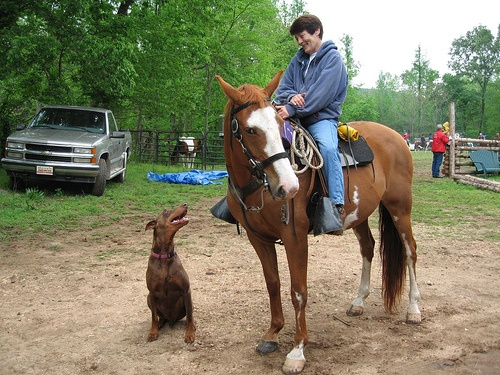
#> input picture 01.基础知识/08.图片处理/data/02.jpg, 500 x 375 px
$ jupyter execute '01.图片的基本操作_05.ipynb'   (older library calls are emulated)
#> lines starting #> are read from the running program, lines starting #| are printed output that depends on the picture
图片的显示与读写操作
===

# 1.最大池化
网格内的值不取平均值，而是取网格内的最大值进行池化操作

[cell 1]
import cv2
import matplotlib.pyplot as plt
import numpy as np

img = cv2.imread("data/02.jpg")
#> img is the input picture: shape (375, 500, 3); mean B, G, R 101, 127.1, 128.4
out = img.copy()

H,W,C = img.shape
#> H = 375; W = 500; C = 3
G = 8
Nh = int(H/G)
#> Nh = 46
Nw = int(W/G)
#> Nw = 62
for y in range(Nh):
    for x in range(Nw):
        for c in range(C):
            out[G*y:G*(y+1), G*x:G*(x+1), c] = np.max(out[G*y:G*(y+1), G*x:G*(x+1), c]).astype(np.int)
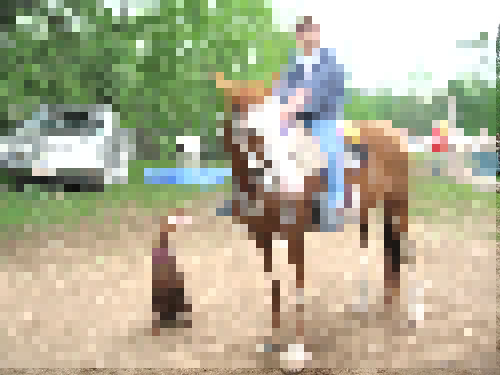
#> out: shape (375, 500, 3); mean B, G, R 150.4, 176, 177.7

plt.figure(figsize=(10,5), facecolor='w')
plt.subplot(1, 2, 1)
show_img1 = cv2.cvtColor(img, cv2.COLOR_BGR2RGB)
plt.imshow(show_img1)

plt.subplot(1, 2, 2)
show_img2 = cv2.cvtColor(out, cv2.COLOR_BGR2RGB)
plt.imshow(show_img2)
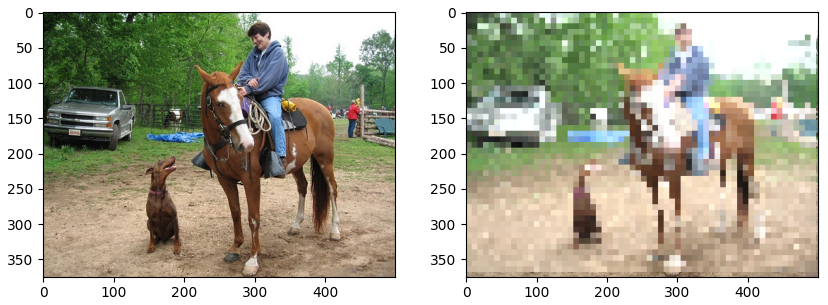
#> figure drawn by matplotlib, 2 panels

# 2.伽玛矫正

伽马校正用来对照相机等电子设备传感器的非线性光电转换特性进行校正。如果图像原样显示在显示器等上，画面就会显得很暗。伽马校正通过预先增大RGB的值来排除显示器的影响，达到对图像修正的目的。由于$x'=cI_{in}^g$引起非线性变换，在该式中，$x$被归一化，限定在$[0,1]$范围内。$c$是常数，$g$为伽马变量（通常取2.2），因此，使用下面的式子进行伽马校正
$$I_{out} ={\frac{1}{c}I_{in}}^{\frac{1}{g}}$$

| 显示屏上的图像显示 | $\gamma$修正值|
| --------------- | ------------ |
|  |  |

[cell 2]
import cv2
import matplotlib.pyplot as plt
import numpy as np

img = cv2.imread("data/02.jpg")

out = img.astype(np.float).copy()
out /= 255.
out = (1/1 * out) ** (1/2.2)
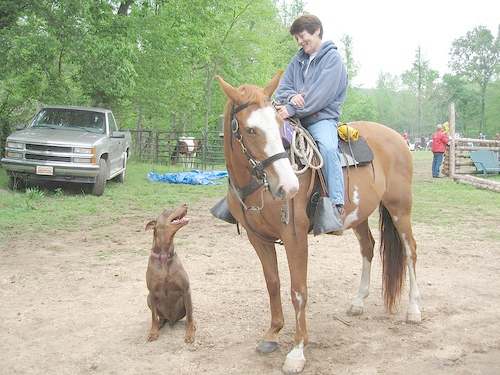
#> out: shape (375, 500, 3) float64; mean B, G, R 0.618, 0.705, 0.701
out *= 255
out = out.astype(np.uint8)

plt.figure(figsize=(10,5), facecolor='w')
plt.subplot(1, 2, 1)
show_img1 = cv2.cvtColor(img, cv2.COLOR_BGR2RGB)
plt.imshow(show_img1)

plt.subplot(1, 2, 2)
show_img2 = cv2.cvtColor(out, cv2.COLOR_BGR2RGB)
plt.imshow(show_img2)
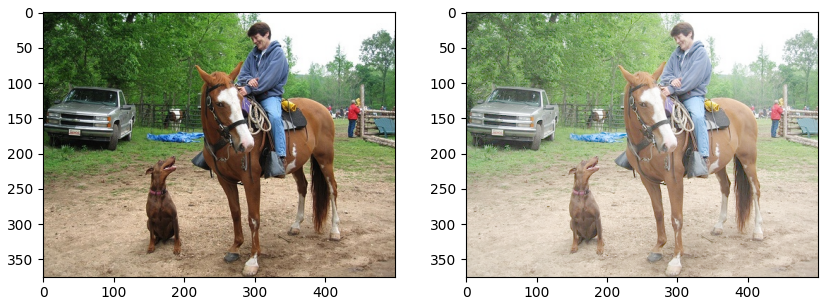
#> figure drawn by matplotlib, 2 panels

$ run again, with 01.基础知识/08.图片处理/data/01.jpg copied over 01.基础知识/08.图片处理/data/02.jpg
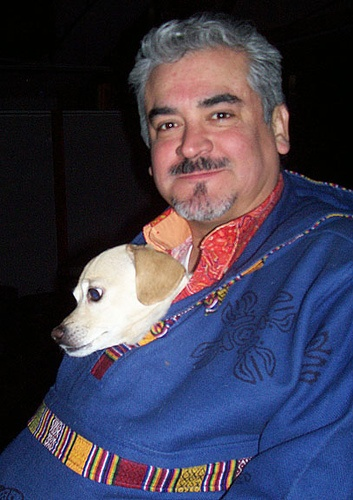
#> input picture 01.基础知识/08.图片处理/data/01.jpg, 353 x 500 px
#> img is the input picture: shape (500, 353, 3); mean B, G, R 80.9, 60.9, 63.6
#> after the loop `for y in range(Nh):`:
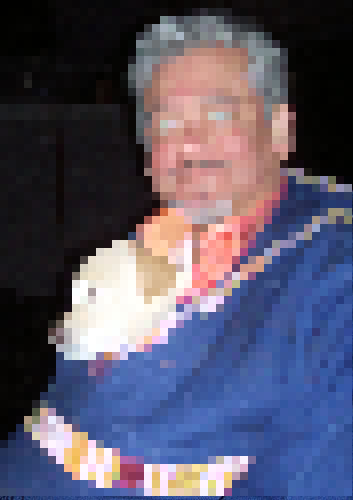
#> out: shape (500, 353, 3); mean B, G, R 106.3, 86.3, 89.5
#> `[cell 2] import cv2 import matplotlib.pyplot as plt import numpy as np..`:
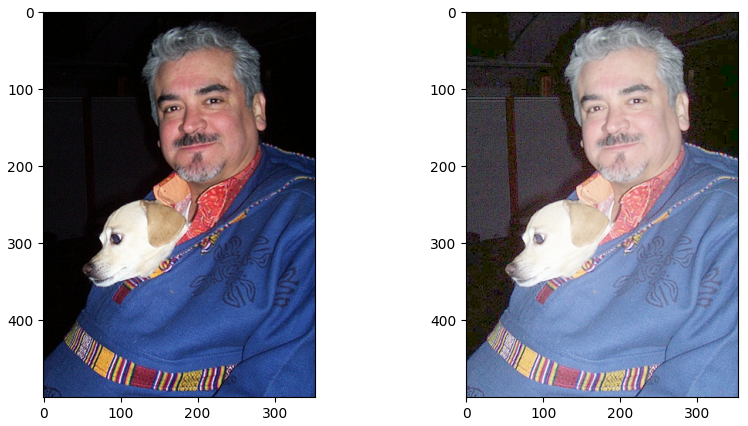
#> figure drawn by matplotlib, 2 panels

$ run again, with 01.基础知识/08.图片处理/data/04.jpg copied over 01.基础知识/08.图片处理/data/02.jpg
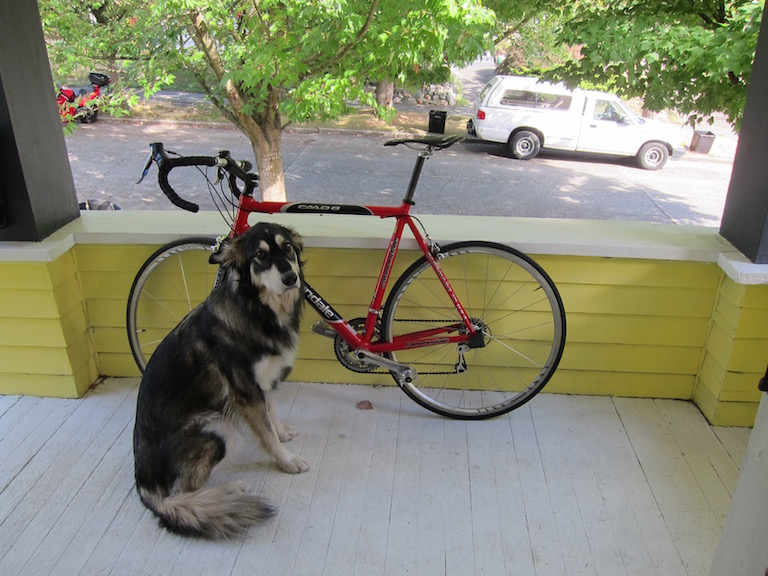
#> input picture 01.基础知识/08.图片处理/data/04.jpg, 768 x 576 px
#> img is the input picture: shape (576, 768, 3); mean B, G, R 114.1, 135.7, 134.4
#> after the loop `for y in range(Nh):`:
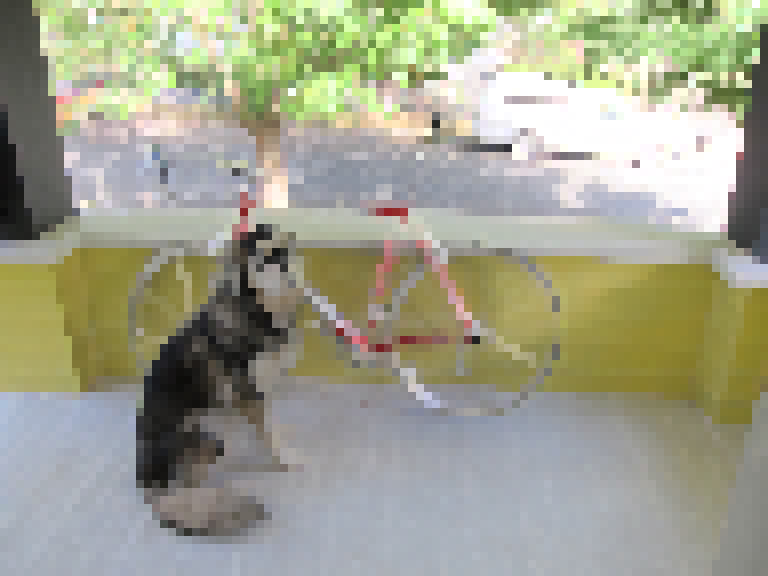
#> out: shape (576, 768, 3); mean B, G, R 142.3, 162.5, 161.4
#> `[cell 2] import cv2 import matplotlib.pyplot as plt import numpy as np..`:
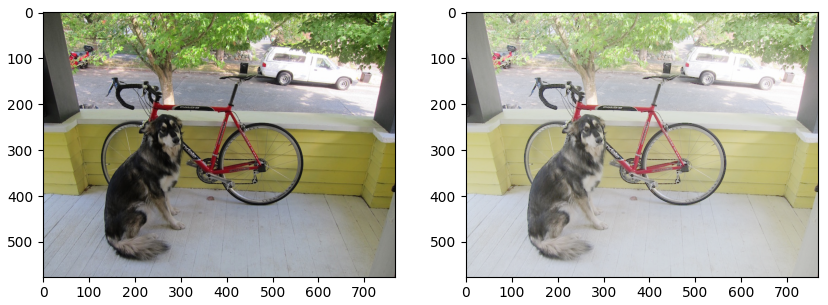
#> figure drawn by matplotlib, 2 panels
